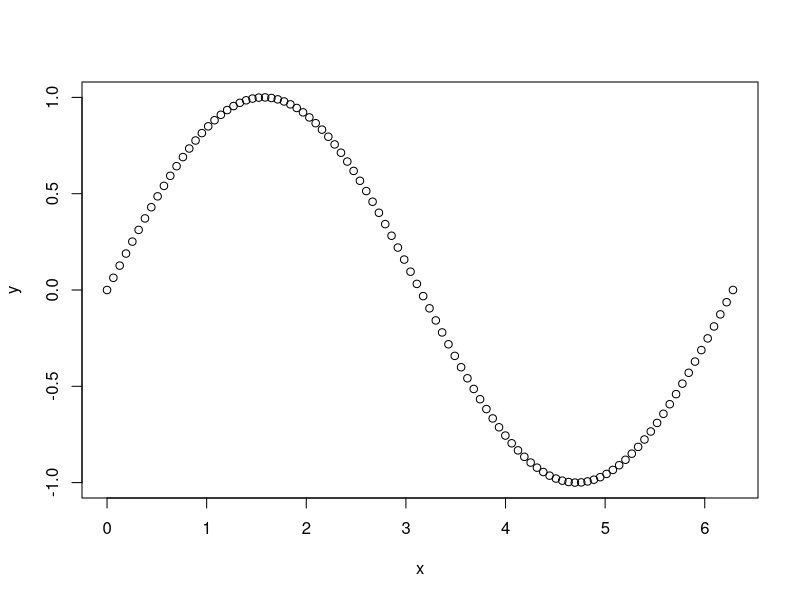
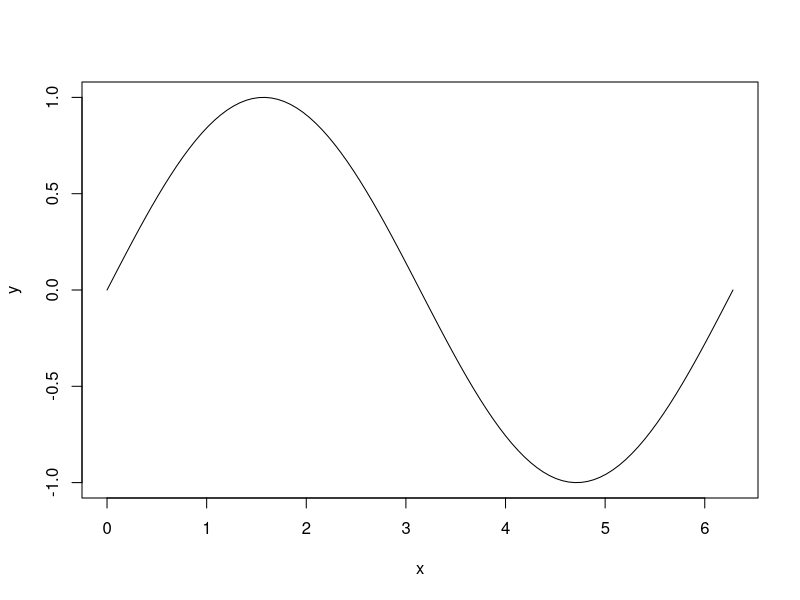
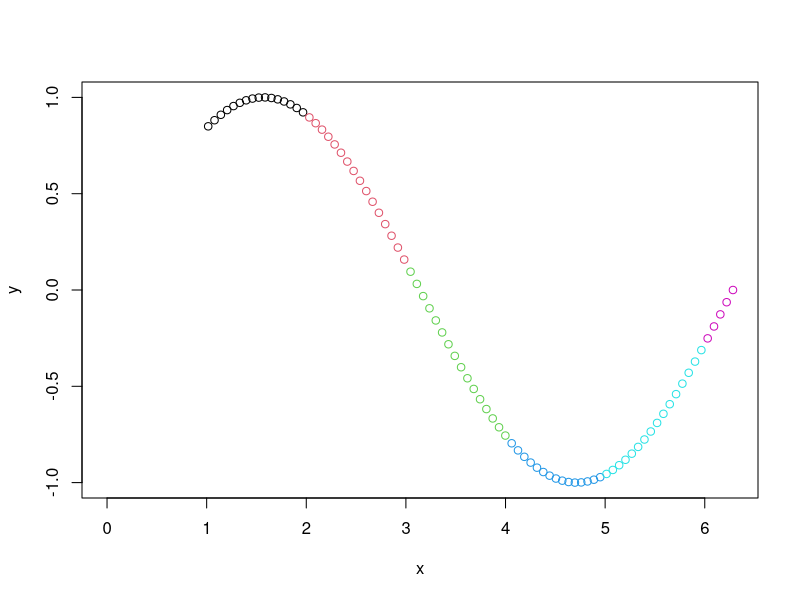
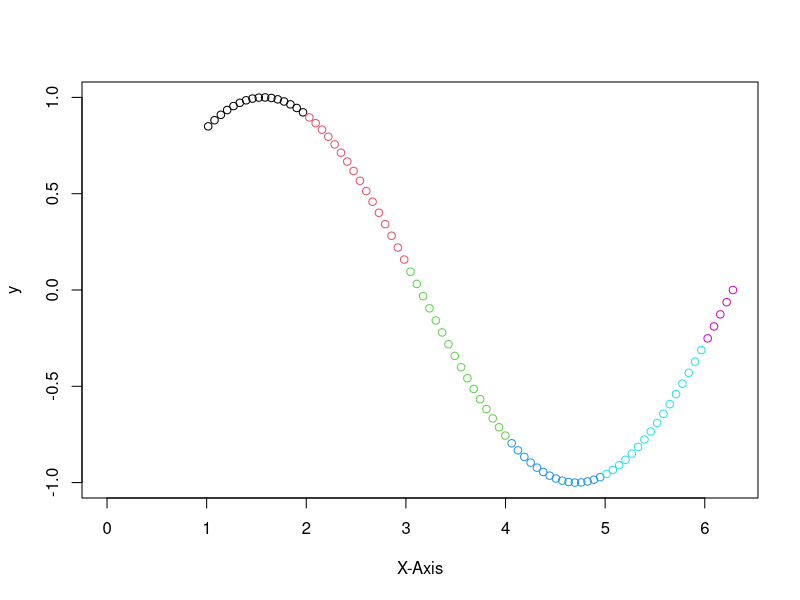
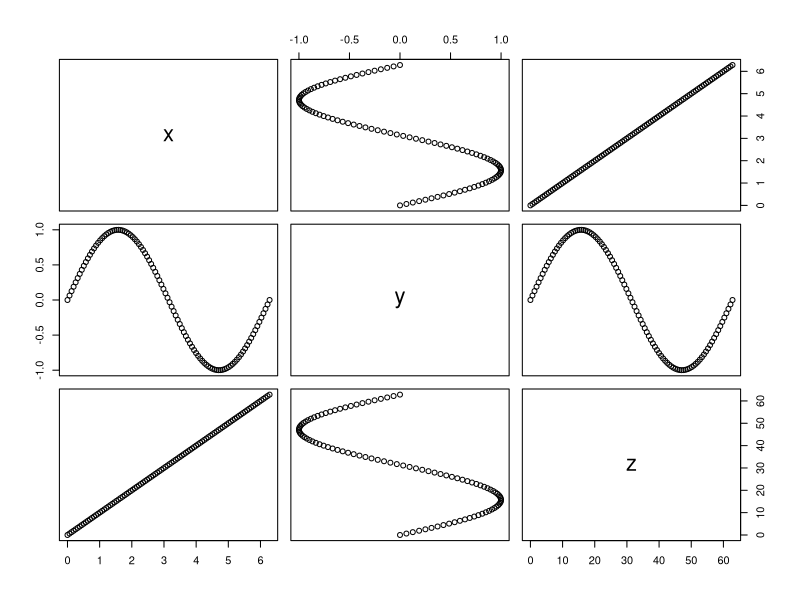
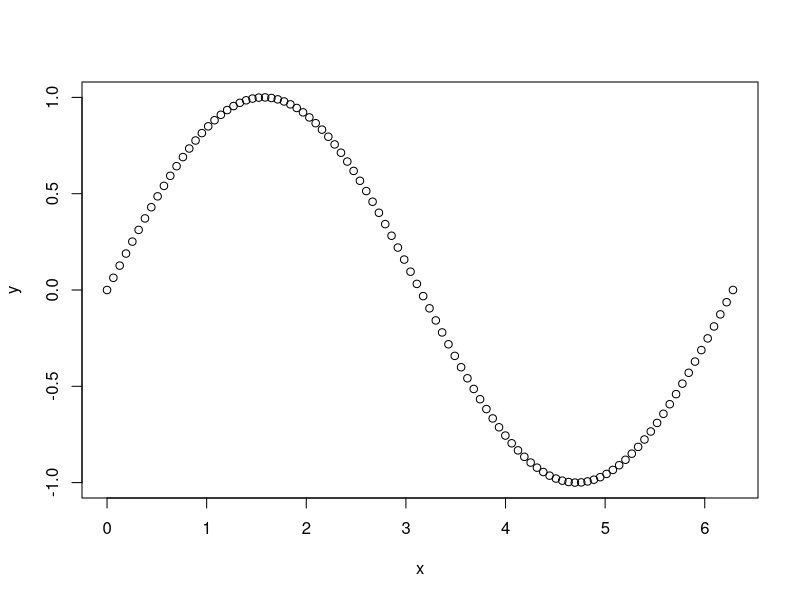
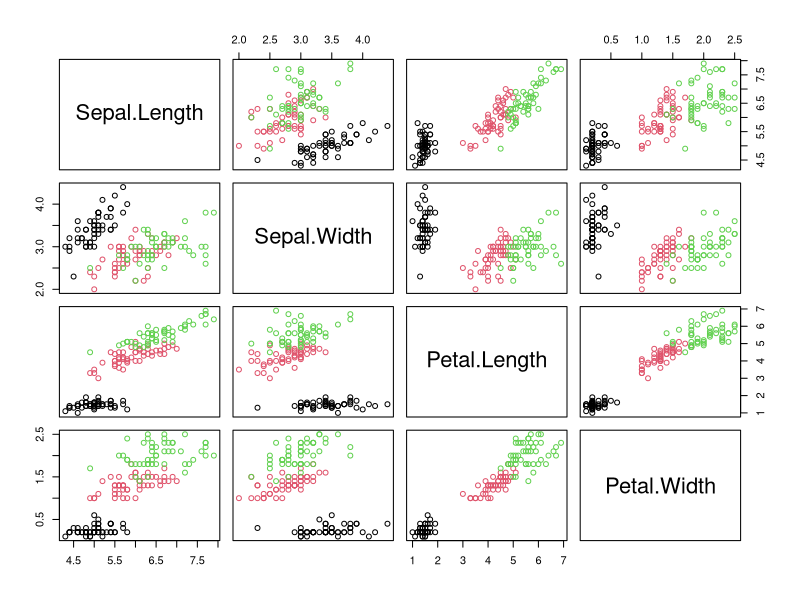
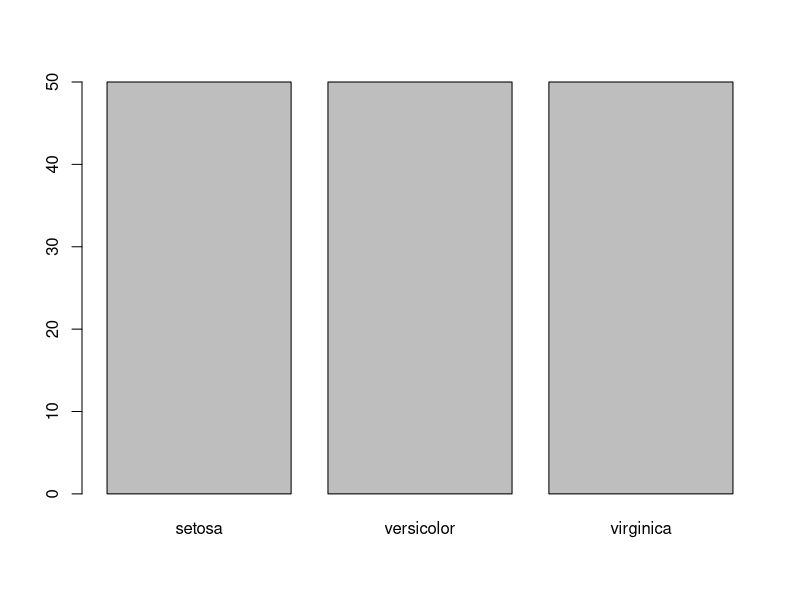

Reproduce these figures in R, in order.
# Simple Plotting

# x,y plots
x = seq(0,2*pi,length.out = 100)
y = sin(x)

# Simple plot
plot(x,y)
plot(x,y, type='l')
plot(x,y, col=as.integer(x), type='b')
plot(x,y, col=as.integer(x), type='b', xlab = 'X-Axis')

# with data frames
df = data.frame(x=x, y=y, z=x*10)
plot(df) #Shows all against all
plot(y ~ x, df) #Alternative Syntax y is model by x

# Nice default visualizations
d = iris
d$Species = NULL
plot(d, col=iris$Species)

# Factor varibles (first tabularize)
barplot(table(iris$Species))

# Statistical Visualization
hist(iris$Sepal.Length, main=NULL)
boxplot(iris$Sepal.Length) 

boxplot(d)

boxplot(count ~ spray, data = InsectSprays)
boxplot(mpg~cyl,data=mtcars, main="Car Milage Data", 
        xlab="Number of Cylinders", ylab="Miles Per Gallon")
